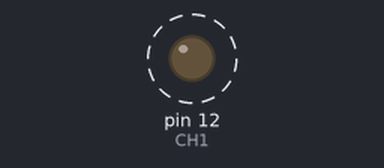
A sketch run on a simulated Arduino Uno, built with avr-gcc and run on an emulated ATmega328P. Shown: output pins drawn as LEDs (lit = HIGH). Dashed ring = blinking. What the sketch prints to the serial monitor is not drawn.

Above: at 0.5 s.
Timing chart, 0 to 4.6 s (numbered marks = the images above):
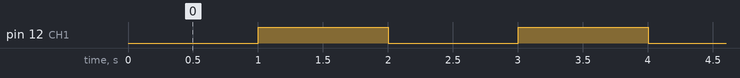

Measured:
- by itself, pin 12 (CH1): alternates HIGH for 1.0 s and LOW for 1.0 s

The sketch:

RELAY_TEST.ino
```cpp
/*
  Autor: Edgar Cano
  Rev: 09/04/2024
*/

const int CH1 = 12;

void setup(){
  pinMode(CH1, OUTPUT);     // Declarar el relé como salida.
  digitalWrite(CH1, HIGH);  // Suponiendo que el relé está apagado.
  Serial.begin(9600);
}

void loop() {

      Serial.println("Prendiendo el Rele");
      digitalWrite(CH1, LOW);
      delay(1000);
      Serial.println("Apagando el Rele");
      digitalWrite(CH1, HIGH);
      delay(1000);
}
```
